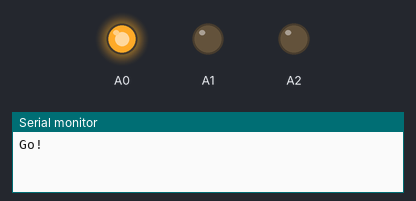
This sketch was run on a simulated Arduino Uno, built with avr-gcc and run on an emulated ATmega328P. Shown: output pins drawn as LEDs (lit = HIGH), the last lines printed to the serial monitor.

Above: at 5.0 s.
At 15.0 s:
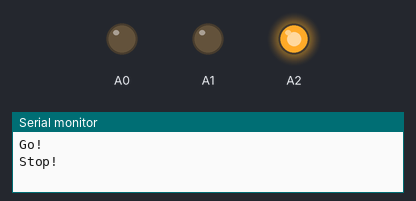
At 21.5 s:
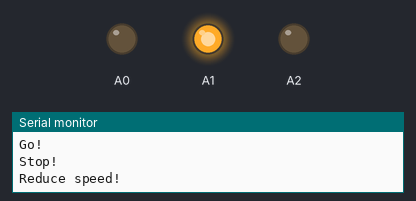
Timing chart, 0 to 29.9 s (numbered marks = the images above):
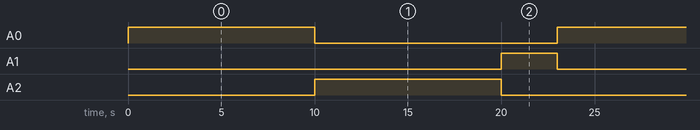

The sketch:

semaforo1.ino
```cpp
#define LED_GREEN A0
#define LED_YELLOW A1
#define LED_RED A2
void setup() {
  // put your setup code here, to run once:
  Serial.begin (9600);
  pinMode(A0, OUTPUT);
  pinMode(A1, OUTPUT);
  pinMode(A2, OUTPUT);
}

void loop() {
  // put your main code here, to run repeatedly:
  Serial.println("Go!");
  digitalWrite(A0, HIGH);
  delay (10000);
  digitalWrite(A0, LOW);
  Serial.println ("Stop!");
  digitalWrite(A2, HIGH);
  delay (10000);
  digitalWrite(A2, LOW);
  Serial.println("Reduce speed!");
  digitalWrite(A1, HIGH);
  delay (3000);
  digitalWrite(A1, LOW);
}
```

Measured:
- by itself, A0, A2: alternates HIGH for 10.0 s and LOW for 13.0 s
- by itself, A1: alternates HIGH for 3.0 s and LOW for 20.0 s
- by itself, everything shown: repeats every 23.0 s, in 4 steps
